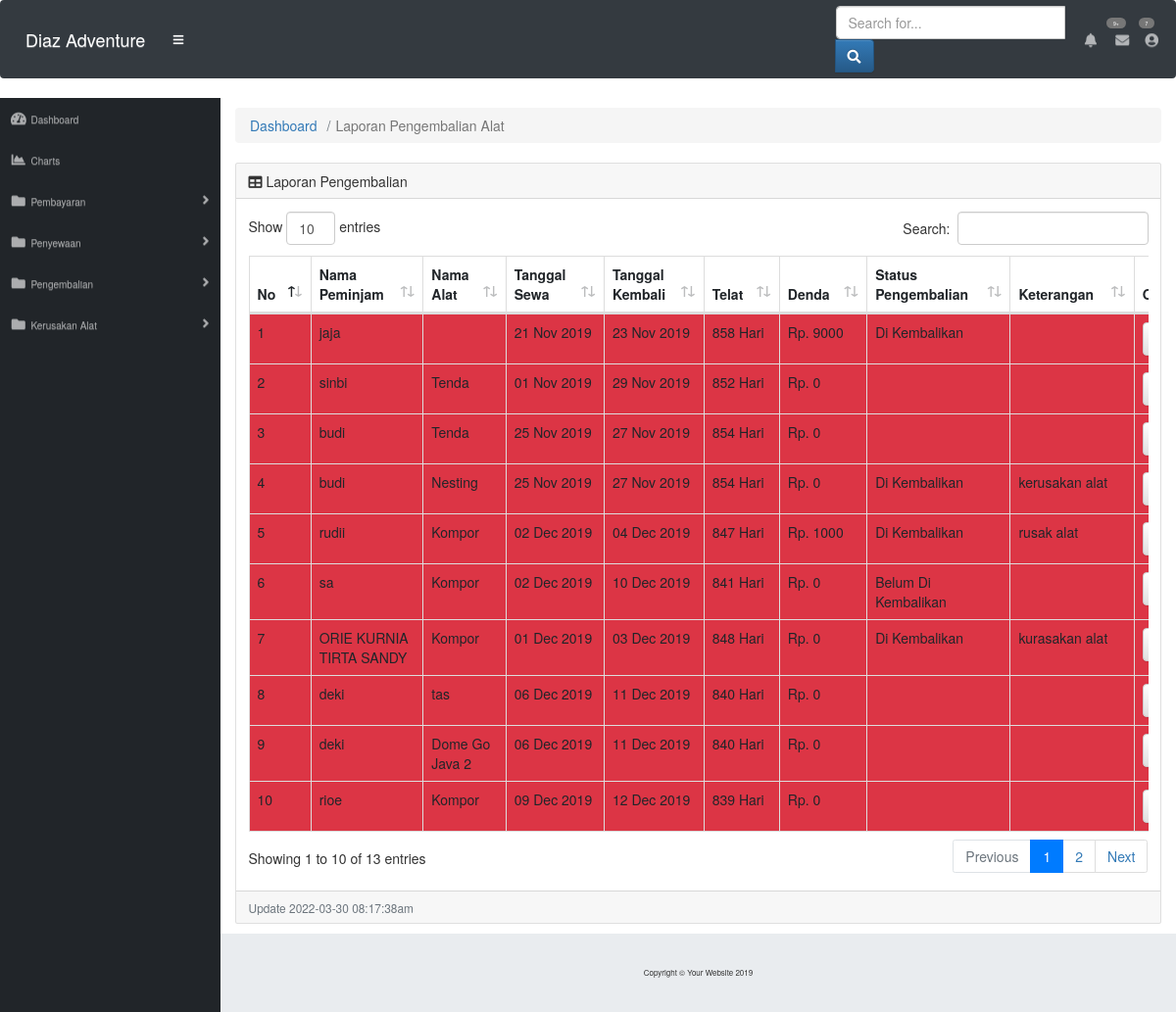
The app's page /index.php/pengembalian_admin with its own data.
### tables this page shows
CREATE TABLE `penyewaan` (
  `ID_sewa` int(80) NOT NULL,
  `nama` varchar(80) NOT NULL,
  `no_tlpn` int(15) NOT NULL,
  `alamat` varchar(255) NOT NULL,
  `nama_alat` varchar(255) NOT NULL,
  `tgl_penyewaan` date NOT NULL,
  `tgl_pengembalian` date NOT NULL,
  `biaya_sewa` int(11) NOT NULL,
  `jumlah_alat` int(11) NOT NULL,
  `harga_sewa` int(11) NOT NULL,
  `subtotal` int(20) NOT NULL,
  `status` varchar(50) NOT NULL,
  `denda` int(50) NOT NULL,
  `keterangan` varchar(50) NOT NULL,
  `ID_alat` int(11) NOT NULL
);

### application/controllers/Pengembalian_admin.php (called while the page is built, shortened)
<?php
class Pengembalian_admin extends CI_Controller {
	 function __construct(){
		$this->load->model('m_pengembalian_admin');
        $this->load->helper('url');
	}
	public function index()
	{
		$this->load->model('m_pengembalian_admin');
		$data = array(
			'kembali'=>$this->m_pengembalian_admin->ambil()->result_array(),
		);
		$this->load->view('admin/v_laporan_kembali',$data);
	}
}

### index.php (called while the page is built, shortened)
<?php
require_once BASEPATH.'core/CodeIgniter.php';

### application/models/m_pengembalian_admin.php (called while the page is built, shortened)
<?php
class M_pengembalian_admin extends CI_Model {
	public function Ambil($where= "") {
      $data = $this->db->query('select * from penyewaan '.$where);
      return $data;
  }
}

### application/views/admin/v_laporan_kembali.php (the view, shortened to what this page needs)
<!DOCTYPE html>
<html lang="en">
<head>
  <link href="<?php echo base_url().'assets/sbadmin/vendor/fontawesome-free/css/all.min.css'?>" rel="stylesheet" type="text/css">
  <link href="<?php echo base_url().'assets/sbadmin/vendor/datatables/dataTables.bootstrap4.css'?>" rel="stylesheet" >
  <link href="<?php echo base_url().'assets/sbadmin/css/sb-admin.css'?>" rel="stylesheet">
	<link rel="stylesheet" href="https://maxcdn.bootstrapcdn.com/bootstrap/3.3.6/css/bootstrap.min.css">
	<link rel="stylesheet" href="https://maxcdn.bootstrapcdn.com/bootstrap/3.3.6/css/bootstrap-theme.min.css">
</head>
	<body id="page-top">
	<nav class="navbar navbar-expand navbar-dark bg-dark static-top">
    <a class="navbar-brand mr-1" href="index.html">Diaz Adventure</a>
    <button class="btn btn-link btn-sm text-white order-1 order-sm-0" id="sidebarToggle" href="#">
      <i class="fas fa-bars"></i>
    </button>
    <form class="d-none d-md-inline-block form-inline ml-auto mr-0 mr-md-3 my-2 my-md-0">
      <div class="input-group">
      <input type="text" class="form-control" placeholder="Search for..." aria-label="Search" aria-describedby="basic-addon2">
      <div class="input-group-append">
        <button class="btn btn-primary" type="button">
        <i class="fas fa-search"></i>
        </button>
        </div>
      </div>
    </form>
    <ul class="navbar-nav ml-auto ml-md-0">
      <li class="nav-item dropdown no-arrow mx-1">
        <a class="nav-link dropdown-toggle" href="#" id="alertsDropdown" role="button" data-toggle="dropdown" aria-haspopup="true" aria-expanded="false">
        <i class="fas fa-bell fa-fw"></i>
        <span class="badge badge-danger">9+</span>
        </a>
      </li>
      <li class="nav-item dropdown no-arrow mx-1">
        <a class="nav-link dropdown-toggle" href="#" id="messagesDropdown" role="button" data-toggle="dropdown" aria-haspopup="true" aria-expanded="false">
          <i class="fas fa-envelope fa-fw"></i>
          <span class="badge badge-danger">7</span>
        </a>
      </li>
      <li class="nav-item dropdown no-arrow">
        <a class="nav-link dropdown-toggle" href="#" id="userDropdown" role="button" data-toggle="dropdown" aria-haspopup="true" aria-expanded="false">
          <i class="fas fa-user-circle fa-fw"></i>
        </a>
      </li>
    </ul>
</nav>
	<div id="wrapper">
	<ul class="sidebar navbar-nav">
      <li class="nav-item">
        <a class="nav-link" href="<?php echo site_url('Dasboard/admin') ?>">
          <i class="fas fa-fw fa-tachometer-alt"></i>
          <span>Dashboard</span>
        </a>
      </li>
	  <li class="nav-item">
        <a class="nav-link" href="#">
          <i class="fas fa-fw fa-chart-area"></i>
          <span>Charts</span></a>
      </li>
      <li class="nav-item dropdown">
        <a class="nav-link dropdown-toggle" href="#" id="pagesDropdown" role="button" data-toggle="dropdown" aria-haspopup="true" aria-expanded="false">
          <i class="fas fa-fw fa-folder"></i>
          <span>Pembayaran</span>
        </a>
      </li>
      <li class="nav-item dropdown">
        <a class="nav-link dropdown-toggle" href="#" id="pagesDropdown" role="button" data-toggle="dropdown" aria-haspopup="true" aria-expanded="false">
          <i class="fas fa-fw fa-folder"></i>
          <span>Penyewaan</span>
        </a>
      </li>
	   <li class="nav-item dropdown">
        <a class="nav-link dropdown-toggle" href="#" id="pagesDropdown" role="button" data-toggle="dropdown" aria-haspopup="true" aria-expanded="false">
          <i class="fas fa-fw fa-folder"></i>
          <span>Pengembalian</span>
        </a>
		<li class="nav-item dropdown">
			<a class="nav-link dropdown-toggle" href="#" id="pagesDropdown" role="button" data-toggle="dropdown" aria-haspopup="true" aria-expanded="false">
			  <i class="fas fa-fw fa-folder"></i>
			  <span>Kerusakan Alat</span>
			</a>
      </li>
    </ul>
		     <div id="content-wrapper">
    <div class="container-fluid">
        <ol class="breadcrumb">
          <li class="breadcrumb-item">
            <a href="#">Dashboard</a>
          </li>
          <li class="breadcrumb-item active">Laporan Pengembalian Alat</li>
        </ol>
   <div class="card mb-3">
          <div class="card-header">
            <i class="fas fa-table"></i>
            Laporan Pengembalian</div>
          <div class="card-body">
            <div class="table-responsive">
              <table class="table table-bordered" id="dataTable" width="110%" cellspacing="0">
                <thead>
                  <tr>
					<th>No   </th>
                    <th>Nama Peminjam  </th>
                    <th>Nama Alat </th>
					<th>Tanggal Sewa </th>
					<th>Tanggal Kembali</th>
					<th> Telat </th>
					<th>Denda</th>
					<th>Status Pengembalian</th>
					<th>Keterangan </th>
                    <th>Opsi</th>
                  </tr>
                </thead>
                <tbody>
                  <?php
                          $no = 0;
                           foreach($kembali as $rak) { $no++;
								$tglkembali = new DateTime($rak['tgl_pengembalian']);
								$skrg = new DateTime();
								$difference = $skrg->diff($tglkembali);
								$warning = $tglkembali <= $skrg ? " bg-warning" : "";
								$warning = (($tglkembali <= $skrg) && ($difference->days > 7)) ? " bg-danger" : $warning;
						   ?>
                            <tr class ="<?=$warning?>">
                                <td><?php echo $no; ?></td>
                                <td><?php echo $rak['nama']; ?></td>
                                <td><?php echo $rak['nama_alat']; ?></td>
                                <td><?php echo date('d M Y', strtotime($rak['tgl_penyewaan'])); ?></td>
                                <td><?php echo date('d M Y', strtotime($rak['tgl_pengembalian']));  ?></td>
								<td><?php echo $difference->days;  ?> Hari</td>
								<td>Rp. <?php echo $rak['denda']; ?></td>
								<td><?php echo $rak['status']; ?></td>
								<td><?php echo $rak['keterangan']; ?></td>
								<td>
                                <a class='btn btn-default btn-sm"' title='Cek Denda' href="<?php echo base_url();?>Pengembalian_admin/denda/<?php echo $rak['ID_sewa']; ?>"><span class="glyphicon glyphicon-check"></span>Status</a>
                                 </td>
                            <?php }?>
                            </tr>
                </tbody>
              </table>
            </div>
          </div>
          <div class="card-footer small text-muted"><?php echo "Update " . date("Y-m-d h:i:sa") . "<br>";?></div>
        </div>
      </div>
      <footer class="sticky-footer">
        <div class="container my-auto">
          <div class="copyright text-center my-auto">
            <span>Copyright © Your Website 2019</span>
          </div>
        </div>
      </footer>
    </div>
      <footer class="sticky-footer">
        <div class="container my-auto">
          <div class="copyright text-center my-auto">
            <span>Copyright © Your Website 2019</span>
          </div>
        </div>
      </footer>
    </div>
  </body>
</html>

### records on screen
penyewaan: nama "jaja", tgl_penyewaan "21 Nov 2019", tgl_pengembalian "23 Nov 2019", tgl_pengembalian "858", denda "9000", status "Di Kembalikan"
penyewaan: nama "sinbi", nama_alat "Tenda", tgl_penyewaan "01 Nov 2019", tgl_pengembalian "29 Nov 2019", tgl_pengembalian "852", denda "0"
penyewaan: nama "budi", nama_alat "Tenda", tgl_penyewaan "25 Nov 2019", tgl_pengembalian "27 Nov 2019", tgl_pengembalian "854", denda "0"
penyewaan: nama "budi", nama_alat "Nesting", tgl_penyewaan "25 Nov 2019", tgl_pengembalian "27 Nov 2019", tgl_pengembalian "854", denda "0", status "Di Kembalikan", keterangan "kerusakan alat"
penyewaan: nama "rudii", nama_alat "Kompor", tgl_penyewaan "02 Dec 2019", tgl_pengembalian "04 Dec 2019", tgl_pengembalian "847", denda "1000", status "Di Kembalikan", keterangan "rusak alat"
penyewaan: nama "sa", nama_alat "Kompor", tgl_penyewaan "02 Dec 2019", tgl_pengembalian "10 Dec 2019", tgl_pengembalian "841", denda "0", status "Belum Di Kembalikan"
penyewaan: nama "ORIE KURNIA TIRTA SANDY", nama_alat "Kompor", tgl_penyewaan "01 Dec 2019", tgl_pengembalian "03 Dec 2019", tgl_pengembalian "848", denda "0", status "Di Kembalikan", keterangan "kurasakan alat"
penyewaan: nama "deki", nama_alat "tas", tgl_penyewaan "06 Dec 2019", tgl_pengembalian "11 Dec 2019", tgl_pengembalian "840", denda "0"
penyewaan: nama "deki", nama_alat "Dome Go Java 2", tgl_penyewaan "06 Dec 2019", tgl_pengembalian "11 Dec 2019", tgl_pengembalian "840", denda "0"
penyewaan: nama "rioe", nama_alat "Kompor", tgl_penyewaan "09 Dec 2019", tgl_pengembalian "12 Dec 2019", tgl_pengembalian "839", denda "0"
